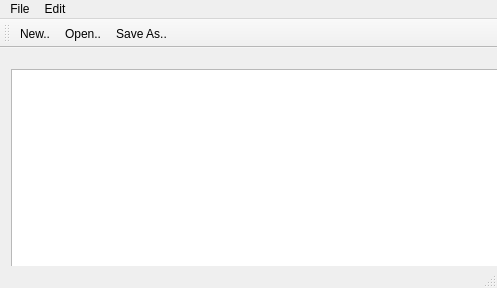
<?xml version="1.0" encoding="UTF-8"?>
<ui version="4.0">
 <class>Notepad</class>
 <widget class="QMainWindow" name="Notepad">
  <property name="geometry">
   <rect>
    <x>0</x>
    <y>0</y>
    <width>497</width>
    <height>288</height>
   </rect>
  </property>
  <property name="windowTitle">
   <string>Notepad--</string>
  </property>
  <widget class="QWidget" name="centralWidget">
   <widget class="QWidget" name="verticalLayoutWidget">
    <property name="geometry">
     <rect>
      <x>0</x>
      <y>10</y>
      <width>561</width>
      <height>231</height>
     </rect>
    </property>
    <layout class="QVBoxLayout" name="verticalLayout">
     <item>
      <widget class="QTextEdit" name="textEdit"/>
     </item>
    </layout>
   </widget>
  </widget>
  <widget class="QMenuBar" name="menuBar">
   <property name="geometry">
    <rect>
     <x>0</x>
     <y>0</y>
     <width>497</width>
     <height>22</height>
    </rect>
   </property>
   <widget class="QMenu" name="menuFile">
    <property name="title">
     <string>File</string>
    </property>
    <addaction name="actionNew"/>
    <addaction name="actionOpen"/>
    <addaction name="actionSave_As"/>
    <addaction name="actionExit"/>
   </widget>
   <widget class="QMenu" name="menuEdit">
    <property name="title">
     <string>Edit</string>
    </property>
    <addaction name="actionCut"/>
    <addaction name="actionCopy"/>
    <addaction name="actionPaste"/>
    <addaction name="actionUndo"/>
    <addaction name="actionRedo"/>
   </widget>
   <addaction name="menuFile"/>
   <addaction name="menuEdit"/>
  </widget>
  <widget class="QToolBar" name="mainToolBar">
   <attribute name="toolBarArea">
    <enum>TopToolBarArea</enum>
   </attribute>
   <attribute name="toolBarBreak">
    <bool>false</bool>
   </attribute>
   <addaction name="actionNew"/>
   <addaction name="actionOpen"/>
   <addaction name="actionSave_As"/>
  </widget>
  <widget class="QStatusBar" name="statusBar"/>
  <action name="actionNew">
   <property name="icon">
    <iconset>
     <normalon>:/icons/Icons/Icons/New.bmp</normalon>
    </iconset>
   </property>
   <property name="text">
    <string>New..</string>
   </property>
  </action>
  <action name="actionOpen">
   <property name="icon">
    <iconset>
     <normalon>:/icons/Icons/Icons/Open.bmp</normalon>
    </iconset>
   </property>
   <property name="text">
    <string>Open..</string>
   </property>
  </action>
  <action name="actionSave_As">
   <property name="icon">
    <iconset>
     <normalon>:/icons/Icons/Icons/Save.bmp</normalon>
    </iconset>
   </property>
   <property name="text">
    <string>Save As..</string>
   </property>
  </action>
  <action name="actionExit">
   <property name="text">
    <string>Exit</string>
   </property>
  </action>
  <action name="actionCut">
   <property name="icon">
    <iconset resource="resources.qrc">
     <normaloff>:/icons/Icons/Icons/Cut.bmp</normaloff>:/icons/Icons/Icons/Cut.bmp</iconset>
   </property>
   <property name="text">
    <string>Cut</string>
   </property>
  </action>
  <action name="actionCopy">
   <property name="icon">
    <iconset resource="resources.qrc">
     <normaloff>:/icons/Icons/Icons/Copy.bmp</normaloff>:/icons/Icons/Icons/Copy.bmp</iconset>
   </property>
   <property name="text">
    <string>Copy</string>
   </property>
  </action>
  <action name="actionPaste">
   <property name="icon">
    <iconset resource="resources.qrc">
     <normaloff>:/icons/Icons/Icons/Paste.bmp</normaloff>:/icons/Icons/Icons/Paste.bmp</iconset>
   </property>
   <property name="text">
    <string>Paste</string>
   </property>
  </action>
  <action name="actionUndo">
   <property name="text">
    <string>Undo</string>
   </property>
  </action>
  <action name="actionRedo">
   <property name="text">
    <string>Redo</string>
   </property>
  </action>
 </widget>
 <layoutdefault spacing="6" margin="11"/>
 <resources>
  <include location="resources.qrc"/>
 </resources>
 <connections/>
</ui>
